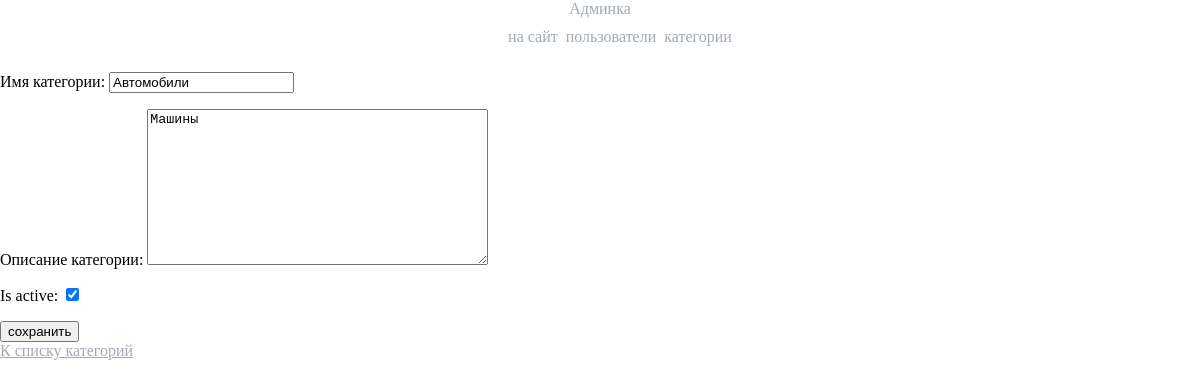
The page /myadmin/categories/2/update/ (signed in) on the database its author committed.
### mainapp/models.py (models this page shows, shortened)
class ProductCategory(models.Model):
    name = models.CharField(verbose_name='Имя категории', max_length=128)
    description = models.TextField(verbose_name='Описание категории', blank=True)
    is_active = models.BooleanField(default=True)
    class Meta:
        ordering = ['name']

### adminapp/views.py (the view)
# urls.py: path('categories/<int:pk>/update/', adminapp.CategoryUpdate.as_view(), name='categories_update'),
class CategoryUpdate(OnlySuperUserMixin, PageTitleMixin, UpdateView):
    page_title = 'админка/категории/редактирование'
    model = ProductCategory
    success_url = reverse_lazy('myadmin:categories_read')
    form_class = AdminProductCategoryCreateForm

### adminapp/forms.py
class AdminProductCategoryCreateForm(FormControlMixin, forms.ModelForm):
    class Meta:
        model = ProductCategory
        fields = '__all__'

### adminapp/views.py (called while the page is built)
    @method_decorator(user_passes_test(lambda x: x.is_superuser))
    def dispatch(self, request, *args, **kwargs):
        return super().dispatch(request, *args, **kwargs)

    def get_context_data(self, *, object_list=None, **kwargs):
        data = super().get_context_data(object_list=None, **kwargs)
        if hasattr(self, 'page_title'):
            data['page_title'] = self.page_title
        return data

### mainapp/context_processors.py (called while the page is built)
def catalog_menu(request):
    return {
        'catalog_menu': ProductCategory.objects.filter(is_active=True),
        }

### adminapp/templates/mainapp/productcategory_form.html (shortened to what this page needs)
{% extends 'adminapp/base.html' %}
{% load static %}
{% block container %}
    <div class="new_category_form">
        <form class="form-horizontal" method="post" enctype="multipart/form-data">
            {{ form.as_p }}
            <input type="submit" class="form-control" value="сохранить">
        </form>
        <a href="{% url 'myadmin:categories_read' %}" class="btn btn-primary form-control last">
            К списку категорий
        </a>
    </div>
{% endblock %}

### static/css/admin-style.css (style rules this page uses)
body { margin: 0; background-image: url(../img/back-img.jpg); }
.last { color: #a1abb5; }

### rows shown on the page
ProductCategory: name "Автомобили", description "Машины", is_active "☑"
